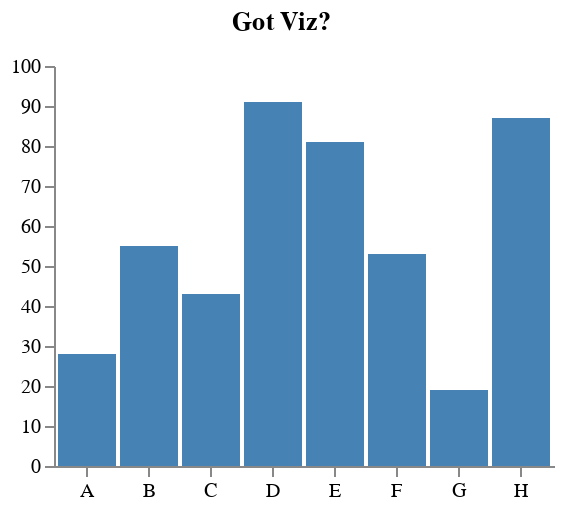

Notebook cell for this chart:
### Code cell
import $ivy.`io.github.quafadas::dedav4s:0.2.1`
import viz.PlotTargets.almond
import viz.vega.plots.*

BarChart(
   List(        
        spec => spec("title") = "Got Viz?", 
        spec => {spec("height") = 200; spec("width") = 250}
    )
)

### Figure 1 — Vega specification as saved in the notebook (floating-point values rounded to 4 significant figures)
{"$schema": "https://vega.github.io/schema/vega/v5.json", "axes": [{"orient": "bottom", "scale": "xscale"}, {"orient": "left", "scale": "yscale"}], "data": [{"name": "table", "values": [{"amount": 28, "category": "A"}, {"amount": 55, "category": "B"}, {"amount": 43, "category": "C"}, {"amount": 91, "category": "D"}, {"amount": 81, "category": "E"}, {"amount": 53, "category": "F"}, {"amount": 19, "category": "G"}, {"amount": 87, "category": "H"}]}], "description": "A basic bar chart example, with value labels shown upon mouse hover.", "height": 200, "marks": [{"encode": {"enter": {"width": {"band": 1, "scale": "xscale"}, "x": {"field": "category", "scale": "xscale"}, "y": {"field": "amount", "scale": "yscale"}, "y2": {"scale": "yscale", "value": 0}}, "hover": {"fill": {"value": "red"}}, "update": {"fill": {"value": "steelblue"}}}, "from": {"data": "table"}, "type": "rect"}, {"encode": {"enter": {"align": {"value": "center"}, "baseline": {"value": "bottom"}, "fill": {"value": "#333"}}, "update": {"fillOpacity": [{"test": "datum === tooltip", "value": 0}, {"value": 1}], "text": {"signal": "tooltip.amount"}, "x": {"band": 0.5, "scale": "xscale", "signal": "tooltip.category"}, "y": {"offset": -2, "scale": "yscale", "signal": "tooltip.amount"}}}, "type": "text"}], "padding": 5, "scales": [{"domain": {"data": "table", "field": "category"}, "name": "xscale", "padding": 0.05, "range": "width", "round": true, "type": "band"}, {"domain": {"data": "table", "field": "amount"}, "name": "yscale", "nice": true, "range": "height"}], "signals": [{"name": "tooltip", "on": [{"events": "rect:mouseover", "update": "datum"}, {"events": "rect:mouseout", "update": "{}"}], "value": {}}], "title": "Got Viz?", "width": 250}
